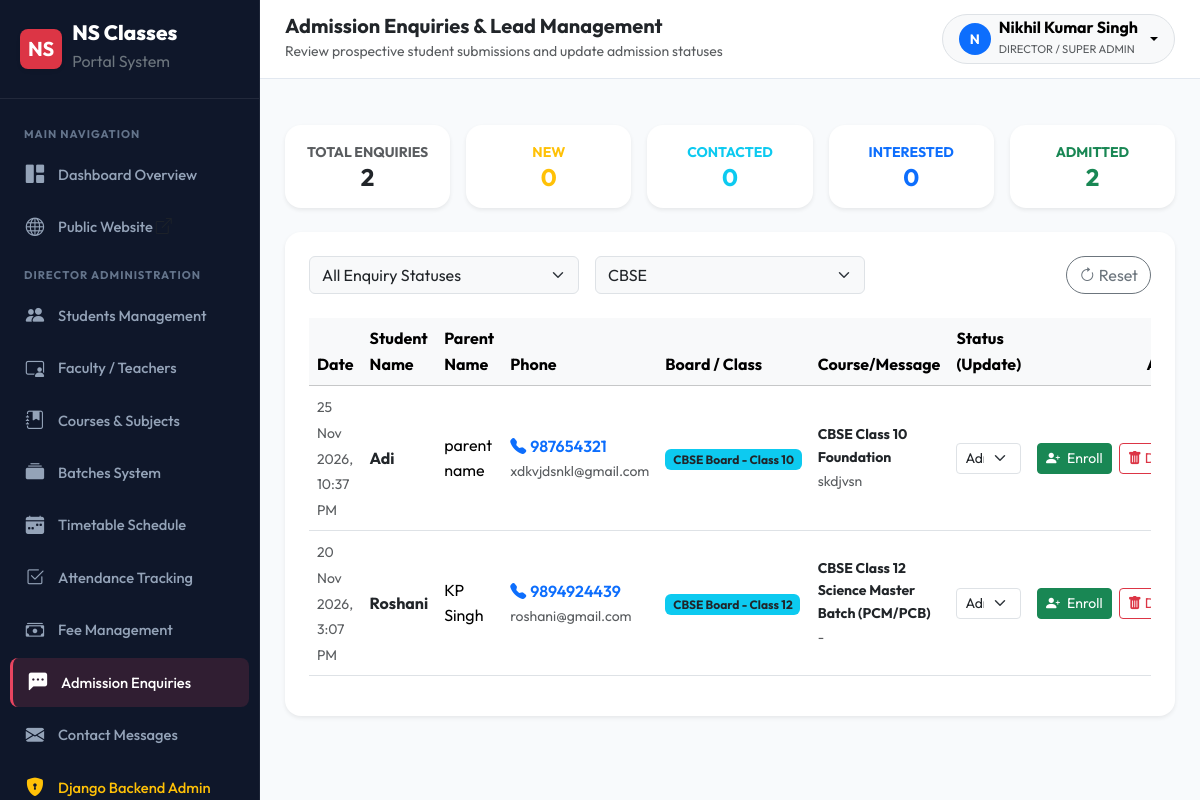
/enquiries/ (signed in), run on the app's committed database.
### enquiries/models.py (models this page shows, shortened)
class AdmissionEnquiry(models.Model):
    STATUS_CHOICES = [
        ('new', 'New'),
        ('contacted', 'Contacted'),
        ('interested', 'Interested'),
        ('admitted', 'Admitted'),
        ('rejected', 'Rejected'),
    ]
    BOARD_CHOICES = [
        ('CBSE', 'CBSE Board'),
    ]
    CLASS_CHOICES = [(str(i), f'Class {i}') for i in range(6, 13)]
    student_name = models.CharField(max_length=100)
    parent_name = models.CharField(max_length=100)
    phone = models.CharField(max_length=15)
    email = models.EmailField(blank=True)
    board = models.CharField(max_length=10, choices=BOARD_CHOICES)
    class_level = models.CharField(max_length=5, choices=CLASS_CHOICES, verbose_name='Class')
    interested_course = models.CharField(max_length=200, blank=True)
    message = models.TextField(blank=True)
    status = models.CharField(max_length=15, choices=STATUS_CHOICES, default='new')
    created_at = models.DateTimeField(auto_now_add=True)
    updated_at = models.DateTimeField(auto_now=True)
    class Meta:
        ordering = ['-created_at']
        verbose_name = 'Admission Enquiry'
        verbose_name_plural = 'Admission Enquiries'

### enquiries/views.py (the view)
# urls.py: path('', views.enquiry_list, name='list'),
@login_required
def enquiry_list(request):
    if not is_admin(request.user):
        messages.error(request, "Permission denied.")
        return redirect('dashboard:home')
    enquiries = AdmissionEnquiry.objects.all()
    status_filter = request.GET.get('status', '')
    board_filter = request.GET.get('board', '')
    if status_filter:
        enquiries = enquiries.filter(status=status_filter)
    if board_filter:
        enquiries = enquiries.filter(board=board_filter)
    counts = {
        'total': AdmissionEnquiry.objects.count(),
        'new': AdmissionEnquiry.objects.filter(status='new').count(),
        'contacted': AdmissionEnquiry.objects.filter(status='contacted').count(),
        'interested': AdmissionEnquiry.objects.filter(status='interested').count(),
        'admitted': AdmissionEnquiry.objects.filter(status='admitted').count(),
    }
    context = {
        'enquiries': enquiries,
        'counts': counts,
        'selected_status': status_filter,
        'selected_board': board_filter,
    }
    return render(request, 'enquiries/enquiry_list.html', context)

### templates/enquiries/enquiry_list.html (shortened to what this page needs)
{% extends 'base_dashboard.html' %}
{% load static %}
{% block page_title %}Admission Enquiries & Lead Management{% endblock %}
{% block page_subtitle %}Review prospective student submissions and update admission statuses{% endblock %}
{% block dashboard_body %}
<div class="row g-3 mb-4">
    <div class="col-md">
        <div class="card border-0 shadow-sm rounded-4 p-3 bg-white text-center">
            <small class="text-muted text-uppercase fw-bold">Total Enquiries</small>
            <h4 class="fw-bold mb-0 text-dark">{{ counts.total }}</h4>
        </div>
    </div>
    <div class="col-md">
        <div class="card border-0 shadow-sm rounded-4 p-3 bg-white text-center">
            <small class="text-warning text-uppercase fw-bold">New</small>
            <h4 class="fw-bold mb-0 text-warning">{{ counts.new }}</h4>
        </div>
    </div>
    <div class="col-md">
        <div class="card border-0 shadow-sm rounded-4 p-3 bg-white text-center">
            <small class="text-info text-uppercase fw-bold">Contacted</small>
            <h4 class="fw-bold mb-0 text-info">{{ counts.contacted }}</h4>
        </div>
    </div>
    <div class="col-md">
        <div class="card border-0 shadow-sm rounded-4 p-3 bg-white text-center">
            <small class="text-primary text-uppercase fw-bold">Interested</small>
            <h4 class="fw-bold mb-0 text-primary">{{ counts.interested }}</h4>
        </div>
    </div>
    <div class="col-md">
        <div class="card border-0 shadow-sm rounded-4 p-3 bg-white text-center">
            <small class="text-success text-uppercase fw-bold">Admitted</small>
            <h4 class="fw-bold mb-0 text-success">{{ counts.admitted }}</h4>
        </div>
    </div>
</div>
<div class="card border-0 shadow-sm rounded-4 p-4 bg-white">
    <form method="GET" class="row g-3 align-items-center mb-4">
        <div class="col-md-4">
            <select name="status" class="form-select bg-light" onchange="this.form.submit()">
                <option value="">All Enquiry Statuses</option>
            </select>
        </div>
        <div class="col-md-4">
            <select name="board" class="form-select bg-light" onchange="this.form.submit()">
                <option value="CBSE" selected>CBSE</option>
            </select>
        </div>
        <div class="col-md-4 text-md-end">
            <a href="{% url 'enquiries:list' %}" class="btn btn-outline-secondary rounded-pill"><i class="bi bi-arrow-clockwise"></i> Reset</a>
        </div>
    </form>
    <div class="table-responsive">
        <table class="table table-hover align-middle">
            <thead class="table-light">
                <tr>
                    <th>Date</th>
                    <th>Student Name</th>
                    <th>Parent Name</th>
                    <th>Phone</th>
                    <th>Board / Class</th>
                    <th>Course/Message</th>
                    <th>Status (Update)</th>
                    <th class="text-end">Action</th>
                </tr>
            </thead>
            <tbody>
                {% for enq in enquiries %}
                    <tr>
                        <td><small class="text-muted">{{ enq.created_at|date:"d M Y, g:i A" }}</small></td>
                        <td class="fw-bold text-dark">{{ enq.student_name }}</td>
                        <td>{{ enq.parent_name }}</td>
                        <td>
                            <a href="tel:{{ enq.phone }}" class="text-decoration-none fw-semibold text-primary">
                                <i class="bi bi-telephone-fill me-1"></i>{{ enq.phone }}
                            </a>
                            {% if enq.email %}
                                <small class="text-muted d-block">{{ enq.email }}</small>
                            {% endif %}
                        </td>
                        <td>
                            <span class="badge {% if enq.board == 'CBSE' %}bg-info text-dark{% else %}bg-success{% endif %}">
                                {{ enq.get_board_display }} - Class {{ enq.class_level }}
                            </span>
                        </td>
                        <td>
                            {% if enq.interested_course %}
                                <strong class="small text-dark d-block">{{ enq.interested_course }}</strong>
                            {% endif %}
                            <small class="text-muted">{{ enq.message|truncatewords:10|default:"-" }}</small>
                        </td>
                        <td>
                            <form method="POST" action="{% url 'enquiries:update_status' enq.pk %}" class="d-inline">
                                <select name="status" class="form-select form-select-sm" onchange="this.form.submit()">
                                    <option value="admitted" {% if enq.status == 'admitted' %}selected{% endif %}>Admitted</option>
                                </select>
                            </form>
                        </td>
                        <td class="text-end text-nowrap">
                            <a href="{% url 'students:create' %}?enquiry={{ enq.pk }}" class="btn btn-sm btn-success me-1" title="Enroll Student (Pre-fill in Student Management)">
                                <i class="bi bi-person-plus-fill me-1"></i> Enroll
                            </a>
                            <form method="POST" action="{% url 'enquiries:delete' enq.pk %}" class="d-inline" onsubmit="return confirm('Are you sure you want to delete the enquiry for {{ enq.student_name }}?');">
                                <button type="submit" class="btn btn-sm btn-outline-danger" title="Delete Enquiry">
                                    <i class="bi bi-trash-fill"></i> Delete
                                </button>
                            </form>
                        </td>
                    </tr>
                {% empty %}
                    <tr><td colspan="8" class="text-center text-muted py-5">No admission enquiries found.</td></tr>
                {% endfor %}
            </tbody>
        </table>
    </div>
</div>
{% endblock %}

### templates/base_dashboard.html (shortened to what this page needs)
{% load static %}
<!DOCTYPE html>
<html lang="en">
<head>
    <link href="https://cdn.jsdelivr.net/npm/bootstrap@5.3.3/dist/css/bootstrap.min.css" rel="stylesheet">
    <link rel="stylesheet" href="https://cdn.jsdelivr.net/npm/bootstrap-icons@1.11.3/font/bootstrap-icons.min.css">
    <link rel="stylesheet" href="{% static 'css/style.css' %}">
</head>
<body class="bg-light">
    <div class="dashboard-wrapper">
        <aside class="dashboard-sidebar" id="dashboardSidebar">
            <div class="sidebar-brand">
                <span class="d-inline-flex align-items-center justify-content-center bg-danger text-white rounded-3 px-2 py-1 fs-5 fw-bold shadow-sm">NS</span>
                <div>
                    <div class="lh-1">{{ SITE_NAME }}</div>
                    <small class="text-secondary fs-6 fw-normal">Portal System</small>
                </div>
            </div>
            <ul class="sidebar-menu">
                <li class="sidebar-heading">Main Navigation</li>
                <li>
                    <a href="{% url 'dashboard:home' %}" class="sidebar-link {% if 'dashboard' in request.path and not 'direct' in request.path %}active{% endif %}">
                        <i class="bi bi-grid-1x2-fill"></i>
                        <span>Dashboard Overview</span>
                    </a>
                </li>
                <li>
                    <a href="{% url 'website:home' %}" class="sidebar-link" target="_blank">
                        <i class="bi bi-globe"></i>
                        <span>Public Website <i class="bi bi-box-arrow-up-right fs-6 text-muted"></i></span>
                    </a>
                </li>
                {% if user.is_superuser or user.profile.role == 'admin' %}
                    <li class="sidebar-heading">Director Administration</li>
                    <li>
                        <a href="{% url 'students:list' %}" class="sidebar-link {% if 'students' in request.path %}active{% endif %}">
                            <i class="bi bi-people-fill"></i>
                            <span>Students Management</span>
                        </a>
                    </li>
                    <li>
                        <a href="{% url 'teachers:list' %}" class="sidebar-link {% if 'manage-teachers' in request.path %}active{% endif %}">
                            <i class="bi bi-person-video3"></i>
                            <span>Faculty / Teachers</span>
                        </a>
                    </li>
                    <li>
                        <a href="{% url 'courses:manage_list' %}" class="sidebar-link {% if 'manage-courses' in request.path %}active{% endif %}">
                            <i class="bi bi-journal-bookmark-fill"></i>
                            <span>Courses & Subjects</span>
                        </a>
                    </li>
                    <li>
                        <a href="{% url 'batches:list' %}" class="sidebar-link {% if 'batches' in request.path %}active{% endif %}">
                            <i class="bi bi-collection-fill"></i>
                            <span>Batches System</span>
                        </a>
                    </li>
                    <li>
                        <a href="{% url 'timetable:index' %}" class="sidebar-link {% if 'timetable' in request.path %}active{% endif %}">
                            <i class="bi bi-calendar-week-fill"></i>
                            <span>Timetable Schedule</span>
                        </a>
                    </li>
                    <li>
                        <a href="{% url 'attendance:mark' %}" class="sidebar-link {% if 'attendance' in request.path %}active{% endif %}">
                            <i class="bi bi-check2-square"></i>
                            <span>Attendance Tracking</span>
                        </a>
                    </li>
                    <li>
                        <a href="{% url 'fees:list' %}" class="sidebar-link {% if 'fees' in request.path %}active{% endif %}">
                            <i class="bi bi-cash-stack"></i>
                            <span>Fee Management</span>
                        </a>
                    </li>
                    <li>
                        <a href="{% url 'enquiries:list' %}" class="sidebar-link {% if 'enquiries' in request.path and not 'messages' in request.path %}active{% endif %}">
                            <i class="bi bi-chat-left-dots-fill"></i>
                            <span>Admission Enquiries</span>
                        </a>
                    </li>
                    <li>
                        <a href="{% url 'enquiries:messages' %}" class="sidebar-link {% if 'messages' in request.path %}active{% endif %}">
                            <i class="bi bi-envelope-fill"></i>
                            <span>Contact Messages</span>
                        </a>
                    </li>
                    <li>
                        <a href="/django-admin/" target="_blank" class="sidebar-link text-warning">
                            <i class="bi bi-shield-lock-fill"></i>
                            <span>Django Backend Admin</span>
                        </a>
                    </li>
                {% endif %}
            </ul>
        </aside>
        <div class="dashboard-main">
            <header class="dashboard-topbar">
                <div class="d-flex align-items-center gap-3">
                    <div>
                        <h5 class="mb-0 fw-bold text-dark">{% block page_title %}Dashboard{% endblock %}</h5>
                        <small class="text-muted">{% block page_subtitle %}NS Classes Coaching Institute{% endblock %}</small>
                    </div>
                </div>
                <div class="d-flex align-items-center gap-3">
                    <div class="dropdown">
                        <button class="btn btn-light rounded-pill border d-flex align-items-center gap-2 px-3 py-1 dropdown-toggle" type="button" data-bs-toggle="dropdown">
                            <div class="bg-primary text-white rounded-circle d-flex align-items-center justify-content-center" style="width: 32px; height: 32px; font-weight: 700; font-size: 0.85rem;">
                                {{ user.first_name|default:user.username|make_list|first|upper }}
                            </div>
                            <div class="text-start d-none d-sm-block">
                                <div class="fw-bold fs-6 lh-1">{{ user.get_full_name|default:user.username }}</div>
                                <small class="text-muted text-uppercase" style="font-size: 0.7rem;">
                                    {% if user.is_superuser %}Director / Super Admin
                                    {% elif user.profile.role == 'teacher' %}Faculty Teacher
                                    {% else %}Student{% endif %}
                                </small>
                            </div>
                        </button>
                    </div>
                </div>
            </header>
            <div class="px-4 pt-3">
            </div>
            <div class="dashboard-content">
                {% block dashboard_body %}{% endblock %}
            </div>
        </div>
    </div>
</body>
</html>

### data on the page
AdmissionEnquiry: created_at "25 Nov 2026, 10:37 PM", student_name "Adi", parent_name "parent name", phone "987654321", email "xdkvjdsnkl@gmail.com", board "CBSE Board", class_level "10", interested_course "CBSE Class 10 Foundation", message "skdjvsn", status "Admitted"
AdmissionEnquiry: created_at "20 Nov 2026, 3:07 PM", student_name "Roshani", parent_name "KP Singh", phone "9894924439", email "roshani@gmail.com", board "CBSE Board", class_level "12", interested_course "CBSE Class 12 Science Master Batch (PCM/PCB)", message "-", status "Admitted"

### other printed values
{{ SITE_NAME }} "NS Classes"
{{ user.first_name|default:user.username|make_list|first|upper }} "N"
{{ user.get_full_name|default:user.username }} "Nikhil Kumar Singh"
{{ counts.total }} "2"
{{ counts.new }} "0"
{{ counts.contacted }} "0"
{{ counts.interested }} "0"
{{ counts.admitted }} "2"
